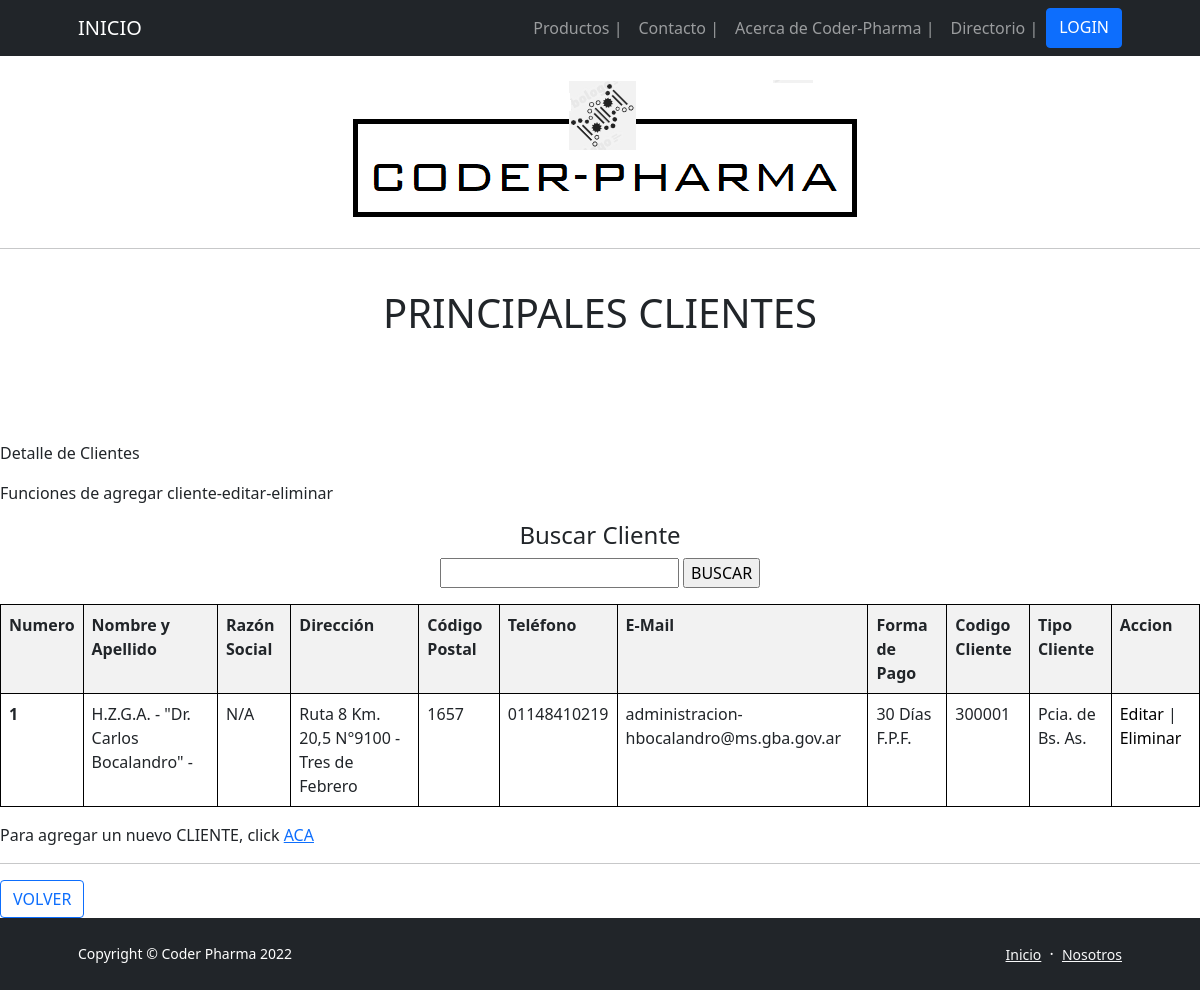
/App-Drogueria/Clientes, run on the app's committed database.
### App_DROGUERIA/models.py (models this page shows, shortened)
class CLIENTES(models.Model):
    nombre = models.CharField(max_length=50)
    apellido = models.CharField(max_length=50)
    razonSocial = models.CharField(max_length=50)
    direccion = models.CharField(max_length=50)
    codigoPostal = models.IntegerField()
    telefono = models.CharField(max_length=50)
    eMail = models.EmailField(max_length=50)
    form_pago = models.CharField(max_length=50)
    codigo_Cliente = models.CharField(max_length=50)
    tipo_Cliente= models.CharField(max_length=50) # Clinica, Hospitales, Ministerios, Municipio, Gobierno Provincial, etc

### App_DROGUERIA/views.py (the view)
# urls.py: path('Clientes', Clientes, name = "08_Clientes"),
def Clientes (request):
    clientes = CLIENTES.objects.all()
    return render(request,"08 - Clientes.html", {"Clientes": clientes})

### App_DROGUERIA/Templates/08 - Clientes.html
{% extends '00 - ORIGEN (b).html' %}
{% load static %}
{% block blockname %}
    <body>
        <br>
        <p class="text-center"><img class="img-fluid rounded mb-5 mb-lg-0" src="http://127.0.0.1:8000/media/imagenes/Membrete_Coder-Pharma.png" alt="..." /></p>
        <hr>
        <br>
        <h1 class="text-center"> PRINCIPALES CLIENTES </h1>
        <br>
        <br>
        <br>
        <br>
        <p> Detalle de Clientes </p>
        <p> Funciones de agregar cliente-editar-eliminar</p>
        <center>
            <h4 class="text-center"> Buscar Cliente </h4>
            <form action="{% url '08_BuscarCliente' %}" method="GET"> {% csrf_token %}
            <p><input type="text" name="nombre">
            <input type="submit" value="BUSCAR">
            </p>
            <table class="table table-striped">
                <tr>
                    <th>Numero</th>
                    <th>Nombre y Apellido </th>
                    <th>Razón Social</th>
                    <th>Dirección</th>
                    <th>Código Postal</th>
                    <th>Teléfono</th>
                    <th>E-Mail</th>
                    <th>Forma de Pago</th>
                    <th>Codigo Cliente</th>
                    <th>Tipo Cliente</th>
                    <th>Accion</th>
                </tr>
                    {% for cliente in Clientes %}
                <tr>
                    <th scope="row">{{forloop.counter}}</th>
                    <td>{{cliente.nombre}} {{cliente.apellido}}</td>
                    <td>{{cliente.razonSocial}}</td>
                    <td>{{cliente.direccion}}</td>
                    <td>{{cliente.codigoPostal}}</td>
                    <td>{{cliente.telefono}}</td>
                    <td>{{cliente.eMail}}</td>
                    <td>{{cliente.form_pago}}</td>
                    <td>{{cliente.codigo_Cliente}}</td>
                    <td>{{cliente.tipo_Cliente}}</td>
                    <td>
                        <a style="color: black; text-decoration: none" href="{% url '08_EditaCliente' cliente.id %}">Editar</a> |
                        <a style="color: black; text-decoration: none" href="{% url '08_EliminaCliente' cliente.id %}">Eliminar</a>
                    </td>
                </tr>
                    {% endfor %}
            </table>
        </center>
        <p> Para agregar un nuevo CLIENTE, click  <a href="{% url '08_AgregaCliente' %}">ACA</a> </p>
        <hr>
            <a href="{% url '04_AcercadeCoderPharma' %}" class="btn btn-outline-primary" disabled> VOLVER</a>
    </body>
</html>
{% endblock blockname %}

### App_DROGUERIA/Templates/00 - ORIGEN (b).html (style rules this page uses)
table, th, td { border: 1px solid black; }

### data on the page
CLIENTES: nombre "H.Z.G.A. - \"Dr. Carlos Bocalandro\"", apellido "-", razonSocial "N/A", direccion "Ruta 8 Km. 20,5 N°9100 - Tres de Febrero", codigoPostal "1657", telefono "01148410219", eMail "administracion-hbocalandro@ms.gba.gov.ar", form_pago "30 Días F.P.F.", codigo_Cliente "300001", tipo_Cliente "Pcia. de Bs. As."
